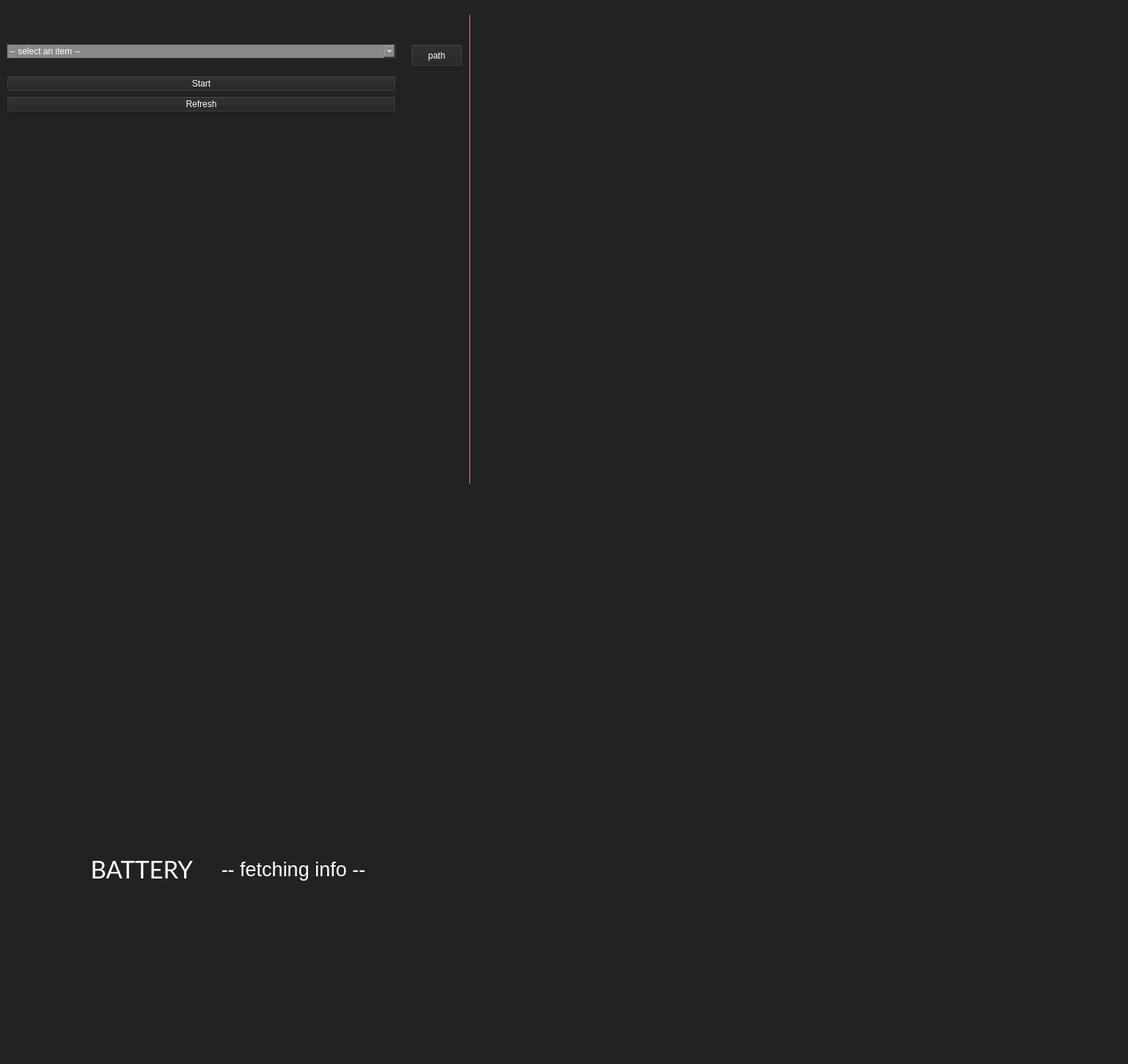
<?xml version="1.0" encoding="UTF-8"?>
<ui version="4.0">
 <class>MainWindow</class>
 <widget class="QMainWindow" name="MainWindow">
  <property name="geometry">
   <rect>
    <x>0</x>
    <y>0</y>
    <width>1538</width>
    <height>1451</height>
   </rect>
  </property>
  <property name="sizePolicy">
   <sizepolicy hsizetype="Maximum" vsizetype="Maximum">
    <horstretch>0</horstretch>
    <verstretch>0</verstretch>
   </sizepolicy>
  </property>
  <property name="minimumSize">
   <size>
    <width>0</width>
    <height>0</height>
   </size>
  </property>
  <property name="windowTitle">
   <string>MainWindow</string>
  </property>
  <property name="styleSheet">
   <string notr="true">background-color: #222;
color:  #fff
</string>
  </property>
  <widget class="QWidget" name="centralwidget">
   <widget class="QFrame" name="frame">
    <property name="geometry">
     <rect>
      <x>640</x>
      <y>20</y>
      <width>1</width>
      <height>640</height>
     </rect>
    </property>
    <property name="styleSheet">
     <string notr="true">background-color: #e11e24;
border-style: outset;
border-width: 2px;
border-radius: 10px;
border-color: #e11e24;

</string>
    </property>
    <property name="frameShape">
     <enum>QFrame::StyledPanel</enum>
    </property>
    <property name="frameShadow">
     <enum>QFrame::Raised</enum>
    </property>
   </widget>
   <widget class="QLabel" name="tdt_logo">
    <property name="geometry">
     <rect>
      <x>30</x>
      <y>430</y>
      <width>221</width>
      <height>201</height>
     </rect>
    </property>
    <property name="text">
     <string/>
    </property>
    <property name="pixmap">
     <pixmap>../output/img/default-2.png</pixmap>
    </property>
    <property name="scaledContents">
     <bool>true</bool>
    </property>
   </widget>
   <widget class="QWidget" name="horizontalLayoutWidget_4">
    <property name="geometry">
     <rect>
      <x>1309</x>
      <y>940</y>
      <width>511</width>
      <height>81</height>
     </rect>
    </property>
    <layout class="QHBoxLayout" name="buttons_layout_bottom"/>
   </widget>
   <widget class="QWidget" name="verticalLayoutWidget_2">
    <property name="geometry">
     <rect>
      <x>670</x>
      <y>60</y>
      <width>851</width>
      <height>601</height>
     </rect>
    </property>
    <layout class="QVBoxLayout" name="layout_rviz_2">
     <property name="spacing">
      <number>1</number>
     </property>
     <property name="sizeConstraint">
      <enum>QLayout::SetMaximumSize</enum>
     </property>
    </layout>
   </widget>
   <widget class="QWidget" name="verticalLayoutWidget">
    <property name="geometry">
     <rect>
      <x>9</x>
      <y>60</y>
      <width>531</width>
      <height>131</height>
     </rect>
    </property>
    <layout class="QVBoxLayout" name="verticalLayout">
     <item>
      <widget class="QComboBox" name="combo_bag">
       <property name="styleSheet">
        <string notr="true">    QComboBox {
    	border: 1px solid #333333;
		background-color: #888;
    	padding: 1px 23px 1px 3px;
    	min-width: 6em;
    	color: #ffffff;
    }
    QComboBox::drop-down {
    	subcontrol-origin: padding;
    	subcontrol-position: top right;
    }

    QComboBox QAbstractItemView{
    	background-color: #4f4f4f;
    	color: #999999;
    	selection-background-color: #999999;
    	selection-color: #4f4f4f;
    }</string>
       </property>
       <item>
        <property name="text">
         <string>-- select an item --</string>
        </property>
       </item>
      </widget>
     </item>
     <item>
      <spacer name="verticalSpacer">
       <property name="orientation">
        <enum>Qt::Vertical</enum>
       </property>
       <property name="sizeHint" stdset="0">
        <size>
         <width>20</width>
         <height>40</height>
        </size>
       </property>
      </spacer>
     </item>
     <item>
      <widget class="QPushButton" name="button_start">
       <property name="styleSheet">
        <string notr="true">color: #fff;</string>
       </property>
       <property name="text">
        <string>Start</string>
       </property>
      </widget>
     </item>
     <item>
      <widget class="QPushButton" name="button_refresh">
       <property name="styleSheet">
        <string notr="true">color: #fff;</string>
       </property>
       <property name="text">
        <string>Refresh</string>
       </property>
      </widget>
     </item>
     <item>
      <spacer name="verticalSpacer_2">
       <property name="orientation">
        <enum>Qt::Vertical</enum>
       </property>
       <property name="sizeHint" stdset="0">
        <size>
         <width>20</width>
         <height>40</height>
        </size>
       </property>
      </spacer>
     </item>
     <item>
      <widget class="QLabel" name="status_val">
       <property name="text">
        <string/>
       </property>
      </widget>
     </item>
    </layout>
   </widget>
   <widget class="QWidget" name="horizontalLayoutWidget_3">
    <property name="geometry">
     <rect>
      <x>0</x>
      <y>1160</y>
      <width>531</width>
      <height>51</height>
     </rect>
    </property>
    <layout class="QHBoxLayout" name="battery_layout_2">
     <item>
      <widget class="QLabel" name="battery_label_2">
       <property name="font">
        <font>
         <family>Lato</family>
         <pointsize>25</pointsize>
        </font>
       </property>
       <property name="text">
        <string>BATTERY</string>
       </property>
       <property name="alignment">
        <set>Qt::AlignRight|Qt::AlignTrailing|Qt::AlignVCenter</set>
       </property>
      </widget>
     </item>
     <item>
      <widget class="QLabel" name="elapsed_time_val">
       <property name="font">
        <font>
         <pointsize>20</pointsize>
        </font>
       </property>
       <property name="text">
        <string>-- fetching info --</string>
       </property>
       <property name="alignment">
        <set>Qt::AlignCenter</set>
       </property>
      </widget>
     </item>
    </layout>
   </widget>
   <widget class="QPushButton" name="button_file_dialog">
    <property name="geometry">
     <rect>
      <x>560</x>
      <y>60</y>
      <width>71</width>
      <height>31</height>
     </rect>
    </property>
    <property name="text">
     <string>path</string>
    </property>
   </widget>
  </widget>
  <widget class="QStatusBar" name="status_bar"/>
 </widget>
 <resources/>
 <connections/>
</ui>
